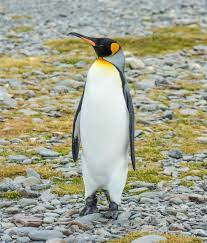
#> input picture 7thSemLab/DIP/images/penguin.jpeg, 207 x 243 px
$ jupyter execute 9_sharpening_edge.ipynb
#> lines starting #> are read from the running program, lines starting #| are printed output that depends on the picture
[cell 1]
import cv2
import matplotlib.pyplot as plt
import numpy as np

img = cv2.imread("./images/penguin.jpeg")
#> img is the input picture: shape (243, 207, 3); mean B, G, R 141.2, 163.5, 162.1

gblur = cv2.GaussianBlur(img, (3,3), 0)
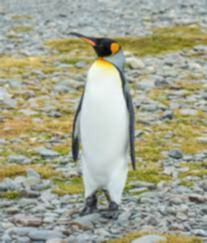
#> gblur: shape (243, 207, 3); mean B, G, R 141.2, 163.5, 162.1

kernal = np.array([[0,-1,0],[-1,5,-1],[0,-1,0]])

sharpening = cv2.filter2D(img, -1, kernel=kernal)
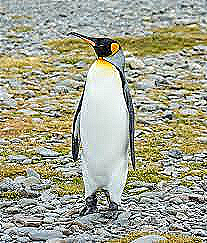
#> sharpening: shape (243, 207, 3); mean B, G, R 143.2, 163.1, 162

cv2.imwrite("sharpening.jpeg", sharpening)

edges = cv2.Canny(image=gblur, threshold1=100, threshold2=100)
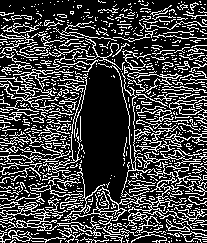
#> edges: shape (243, 207); 25.8% white in thin lines or dots

display(edges)

$ run again, with 7thSemLab/DIP/images/flower1.jpeg copied over 7thSemLab/DIP/images/penguin.jpeg
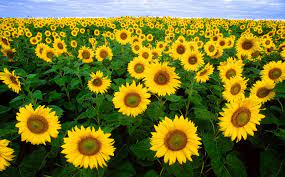
#> input picture 7thSemLab/DIP/images/flower1.jpeg, 285 x 177 px
#> img is the input picture: shape (177, 285, 3); mean B, G, R 38.8, 115.1, 116.1
#> `sharpening = cv2.filter2D(img, -1, kernel=kernal)`:
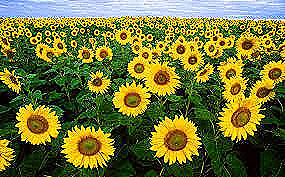
#> sharpening: shape (177, 285, 3); mean B, G, R 52.3, 115.7, 113.9
#> `edges = cv2.Canny(image=gblur, threshold1=100, threshold2=100)`:
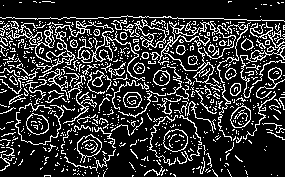
#> edges: shape (177, 285); 19.6% white in thin lines or dots

$ run again, with 7thSemLab/DIP/images/flower2.jpeg copied over 7thSemLab/DIP/images/penguin.jpeg
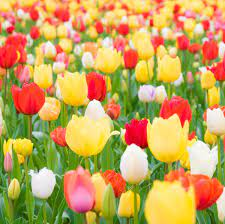
#> input picture 7thSemLab/DIP/images/flower2.jpeg, 225 x 224 px
#> img is the input picture: shape (224, 225, 3); mean B, G, R 89, 161.9, 196.9
#> `sharpening = cv2.filter2D(img, -1, kernel=kernal)`:
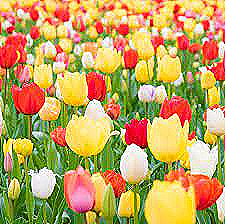
#> sharpening: shape (224, 225, 3); mean B, G, R 92.1, 160.8, 192.6
#> `edges = cv2.Canny(image=gblur, threshold1=100, threshold2=100)`:
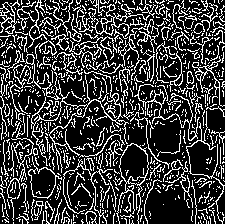
#> edges: shape (224, 225); 24% white in thin lines or dots
